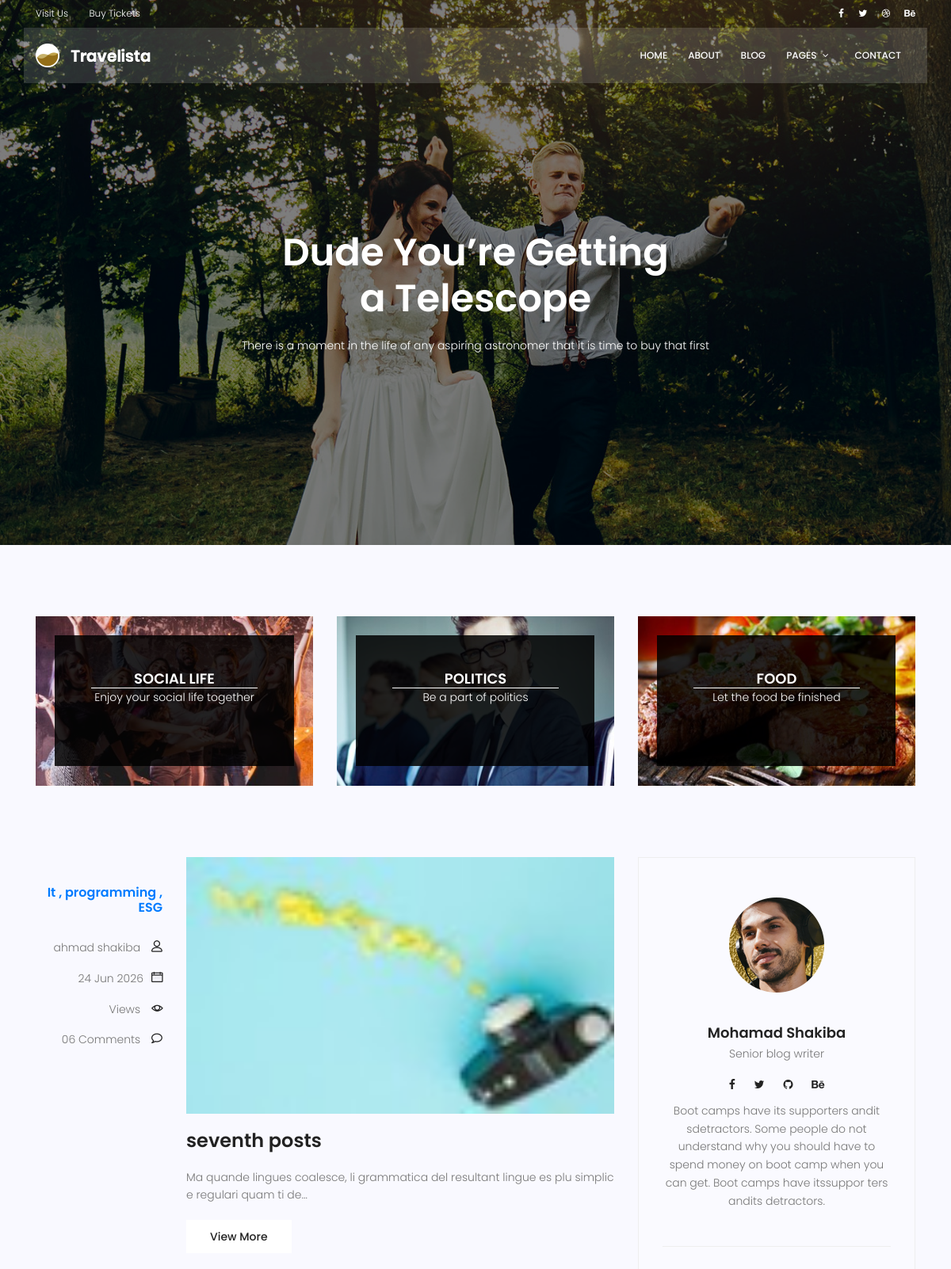
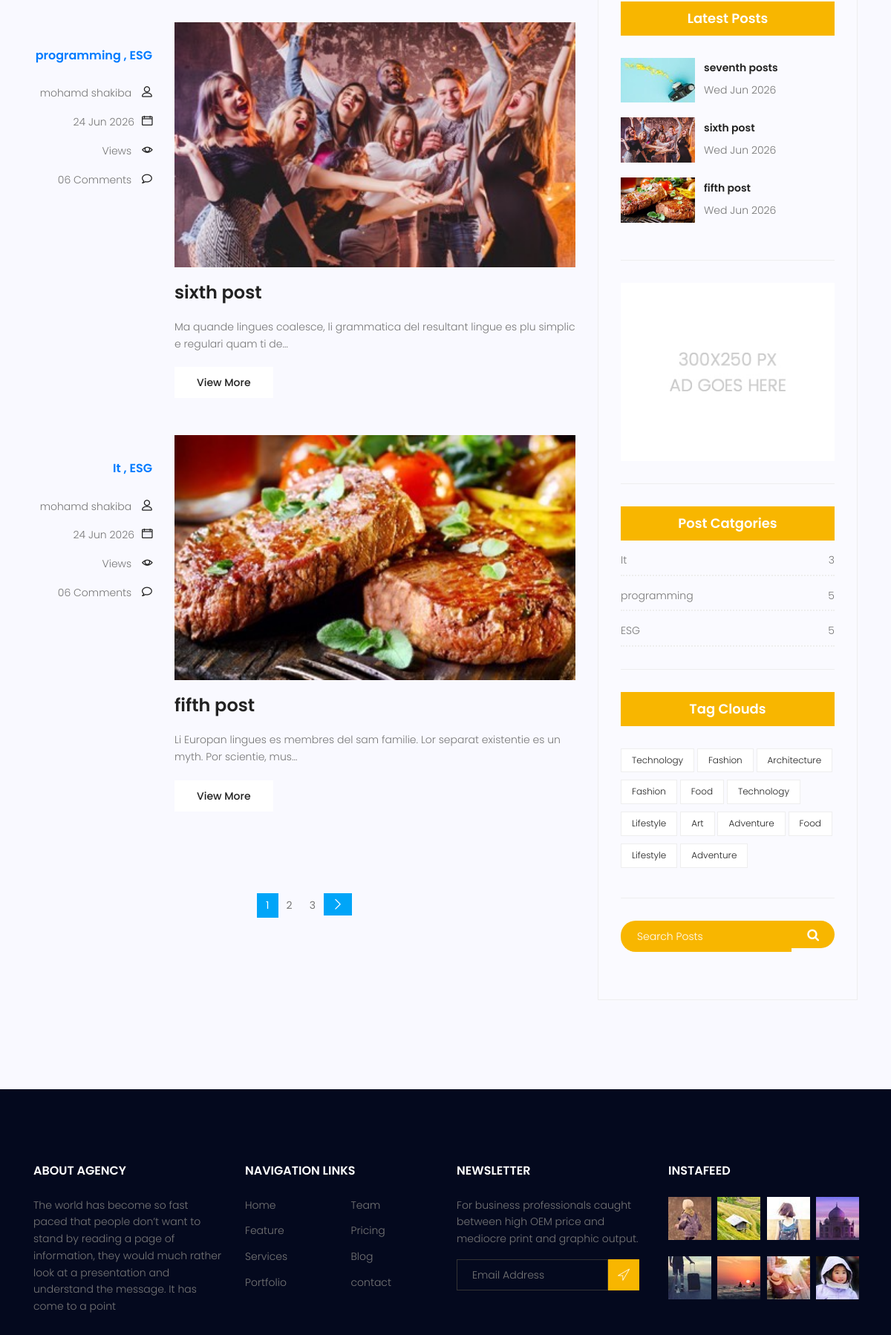
Screenshot of /blog/ (upper part) with the database file from the repository (2 pictures, top to bottom).
### blog/models.py (models this page shows, shortened)
class Category(models.Model):
    name = models.CharField(max_length=255)
    def __str__(self):
        return self.name

class Post(models.Model):
    image = models.ImageField(upload_to='blog/', default='blog/default.jpg')
    author = models.ForeignKey(User, on_delete=models.SET_NULL, null=True)
    title = models.CharField(max_length=255)
    content = models.TextField()
    category = models.ManyToManyField(Category)
    counted_view = models.IntegerField(default=0)
    status = models.BooleanField(default=False)
    published_date = models.DateTimeField(null=True)
    created_date = models.DateTimeField(auto_now_add=True)
    update_date = models.DateTimeField(auto_now=True)
    class Meta:
        ordering = ['-created_date']

### blog/views.py (the view)
# urls.py: path('', blog_view , name='blog-home'),
def blog_view(request,**kwargs):
    posts = Post.objects.filter(status = 1)
    if kwargs.get('cat_name') != None:
        posts = posts.filter(category__name=kwargs['cat_name'])
    if kwargs.get('author_username') != None:
        posts = posts.filter(author__username=kwargs['author_username'])
    posts = Paginator(posts, 3)
    try:
        page_number = request.GET.get('page')
        posts = posts.get_page(page_number)
    except PageNotAnInteger:
        posts = posts.get_page(1)
    except EmptyPage:
        posts = posts.get_page(1)
    context = {'posts': posts}
    return render(request, 'blog/blog-home.html', context)

### blog/templatetags/blog_tags.py (called while the page is built)
@register.inclusion_tag('blog/blog-latestposts.html')
def latestposts(arg=3):
    posts = Post.objects.filter(status=1).order_by('-published_date')[:arg]
    return {'posts':posts}

@register.inclusion_tag('blog/blog-post-categories.html')
def postcategories():
    posts = Post.objects.filter(status=1)
    categories = Category.objects.all()
    cat_dict = {}
    for category in categories:
        cat_dict[category] = posts.filter(category=category).count()
    return {'categories': cat_dict}

### templates/blog/blog-home.html (shortened to what this page needs)
{% extends "base.html" %} {% load static %} {% load blog_tags %} {% block content %}
<section class="banner-area relative blog-home-banner" id="home">
  <div class="overlay overlay-bg"></div>
  <div class="container">
    <div class="row d-flex align-items-center justify-content-center">
      <div class="about-content blog-header-content col-lg-12">
        <h1 class="text-white">Dude You’re Getting a Telescope</h1>
        <p class="text-white">
          There is a moment in the life of any aspiring astronomer that it is
          time to buy that first
        </p>
      </div>
    </div>
  </div>
</section>
<section class="top-category-widget-area pt-90 pb-90">
  <div class="container">
    <div class="row">
      <div class="col-lg-4">
        <div class="single-cat-widget">
          <div class="content relative">
            <div class="overlay overlay-bg"></div>
            <a href="#" target="_blank">
              <div class="thumb">
                <img
                  class="content-image img-fluid d-block mx-auto"
                  src="{% static 'css/img/blog/cat-widget1.jpg' %}"
                  alt=""
                />
              </div>
              <div class="content-details">
                <h4 class="content-title mx-auto text-uppercase">
                  Social life
                </h4>
                <span></span>
                <p>Enjoy your social life together</p>
              </div>
            </a>
          </div>
        </div>
      </div>
      <div class="col-lg-4">
        <div class="single-cat-widget">
          <div class="content relative">
            <div class="overlay overlay-bg"></div>
            <a href="#" target="_blank">
              <div class="thumb">
                <img
                  class="content-image img-fluid d-block mx-auto"
                  src="{% static 'css/img/blog/cat-widget2.jpg' %}"
                  alt=""
                />
              </div>
              <div class="content-details">
                <h4 class="content-title mx-auto text-uppercase">Politics</h4>
                <span></span>
                <p>Be a part of politics</p>
              </div>
            </a>
          </div>
        </div>
      </div>
      <div class="col-lg-4">
        <div class="single-cat-widget">
          <div class="content relative">
            <div class="overlay overlay-bg"></div>
            <a href="#" target="_blank">
              <div class="thumb">
                <img
                  class="content-image img-fluid d-block mx-auto"
                  src="{% static 'css/img/blog/cat-widget3.jpg' %}"
                  alt=""
                />
              </div>
              <div class="content-details">
                <h4 class="content-title mx-auto text-uppercase">Food</h4>
                <span></span>
                <p>Let the food be finished</p>
              </div>
            </a>
          </div>
        </div>
      </div>
    </div>
  </div>
</section>
<link rel="stylesheet" href="https://cdnjs.cloudflare.com/ajax/libs/font-awesome/4.7.0/css/font-awesome.min.css">
<section class="post-content-area">
  <div class="container">
    <div class="row">
      <div class="col-lg-8 posts-list">
        {% for post in posts %}
        <div class="single-post row">
          <div class="col-lg-3 col-md-3 meta-details">
            <ul class="tags">
              <h5 class="post-date">
                {% for cat in post.category.all %}
                <a href="{% url 'blog:category' cat_name=cat.name %}">{{ cat.name }}
                {% if not forloop.last %},
                {% endif %}
                </a>
                {% endfor %}</h5>
            </ul>
            <div class="user-details row">
              <p class="user-name col-lg-12 col-md-12 col-6"><a href="{% url 'blog:author' author_username=post.author.username %}">{{post.author.get_full_name}}</a> <span class="lnr lnr-user"></span></p>
              <p class="date col-lg-12 col-md-12 col-6"><a href="#">{{ post.published_date|date:"d M Y"}}</a><span class="lnr lnr-calendar-full"></span></p>
              <p class="view col-lg-12 col-md-12 col-6"><a href="#">{{post.counted_views}} Views</a> <span class="lnr lnr-eye"></span></p>
              <p class="comments col-lg-12 col-md-12 col-6"><a href="#">06 Comments</a> <span class="lnr lnr-bubble"></span></p>
            </div>
          </div>
          <div class="col-lg-9 col-md-9">
            <div class="feature-img">
              <img
                class="img-fluid"
                src="{{post.image.url}}"
                alt=""
              />
            </div>
            <a class="posts-title" href="{% url 'blog:single' pid=post.id %}"><h3>{{post.title}}</h3></a>
            <p class="excert">{{post.content|truncatechars:100}}</p>
            <a href="{% url 'blog:single' pid=post.id %}" class="primary-btn">View More</a>
          </div>
        </div>
        {% endfor %}
        <nav class="blog-pagination justify-content-center d-flex">
          <ul class="pagination">
            {% for i in posts.paginator.page_range %}
              <li class="page-item {% if posts.number == i %}active{% endif %}"><a href="?page={{ i }}" class="page-link">{{i}}</a></li>
            {% endfor %}
            {% if posts.has_next %}
            <li class="page-item active">
              <a href="?page={{ posts.next_page_number }}" class="page-link" aria-label="Next">
                <span aria-hidden="true">
                  <span class="lnr lnr-chevron-right"></span>
                </span>
              </a>
            </li>
            {% endif %}
          </ul>
        </nav>
      </div>
      <div class="col-lg-4 sidebar-widgets">
        <div class="widget-wrap">
          {% include "blog/blog-writer.html" %}
          {% latestposts %}
          {% include "blog/blog-ads.html" %}
          {% postcategories %}
          {% include "blog/blog-tags.html" %}
          {% include "blog/blog-search.html" %}
        </div>
      </div>
    </div>
  </div>
</section>
{% endblock %}

### templates/blog/blog-latestposts.html
{% load static %}
<div class="single-sidebar-widget popular-post-widget">
  <h4 class="popular-title">Latest Posts</h4>
  <div class="popular-post-list">
    {% for post in posts %}
    <div class="single-post-list d-flex flex-row align-items-center">
      <div class="thumb">
        <img
          class="img-fluid"
          src="{{post.image.url}}"
          alt=""
        />
      </div>
      <div class="details">
        <a href={% url 'blog:single' pid=post.id %}><h6>{{post.title}}</h6></a>
        <p>{{post.published_date|date:"D M Y"}}</p>
      </div>
    </div>
    {% endfor %}
  </div>
</div>

### templates/blog/blog-post-categories.html
{% load static %}
<div class="single-sidebar-widget post-category-widget">
  <h4 class="category-title">Post Catgories</h4>
  <ul class="cat-list">
    {% for name,count in categories.items %}
    <li>
      <a href="{% url 'blog:category' cat_name=name %}" class="d-flex justify-content-between">
        <p>{{name}}</p>
        <p>{{count}}</p>
      </a>
    </li>
    {% endfor %}
  </ul>
</div>

### rows the page displays
Post: author.get_full_name "ahmad shakiba", published_date "24 Jun 2026", image (picture), title "seventh posts", content "Ma quande lingues coalesce, li grammatica del resultant lingue es plu simplic e regulari quam ti de…", published_date "Wed Jun 2026"
Category: name "It", count "3"
Category: name "programming", count "5"
Category: name "ESG", count "5"
Post: author.get_full_name "mohamd shakiba", published_date "24 Jun 2026", image (picture), title "sixth post", content "Ma quande lingues coalesce, li grammatica del resultant lingue es plu simplic e regulari quam ti de…", published_date "Wed Jun 2026"
Post: author.get_full_name "mohamd shakiba", published_date "24 Jun 2026", image (picture), title "fifth post", content "Li Europan lingues es membres del sam familie. Lor separat existentie es un myth. Por scientie, mus…", published_date "Wed Jun 2026"

### other values shown
{{ i }} "1" "2" "3"
